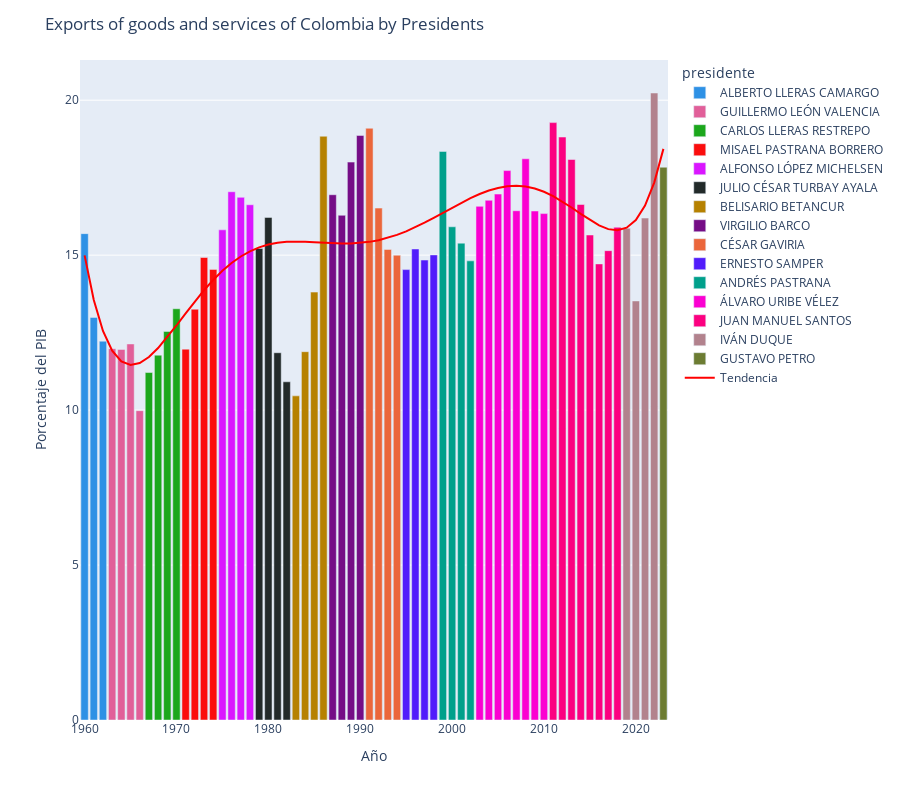

Source (notebook cell):
### Markdown cell above
## Exportations of Colombia by presidents

### Code cell
fig = px.bar(df_data,
             x='year',
             y='exports',
             color='presidente',
             color_discrete_sequence=color_sequence)

# Calcular la línea de tendencia
z = np.polyfit(df_data['year'], df_data['exports'], 8)
p = np.poly1d(z)

# Agregar la línea de tendencia al gráfico
fig.add_trace(go.Scatter(
    x=df_data['year'],
    y=p(df_data['year']),
    mode='lines',
    name='Tendencia',
    line=dict(color='red')
))

fig.update_layout(title='Exports of goods and services of Colombia by Presidents ',
                 xaxis_title='Año',
                 yaxis_title='Porcentaje del PIB',
                 height=height)

if kaggle:
    fig.show(renderer='iframe_connected')
else:
    fig.show()

### Figure 1 — Plotly figure (JSON) as saved in the notebook; plotly's stock layout.template omitted (floating-point values rounded to 4 significant figures)
{"data": [{"alignmentgroup": "True", "hovertemplate": "presidente=ALBERTO LLERAS CAMARGO<br>year=%{x}<br>exports=%{y}<extra></extra>", "legendgroup": "ALBERTO LLERAS CAMARGO", "marker": {"color": "#2E91E5", "pattern": {"shape": ""}}, "name": "ALBERTO LLERAS CAMARGO", "offsetgroup": "ALBERTO LLERAS CAMARGO", "orientation": "v", "showlegend": true, "textposition": "auto", "type": "bar", "x": [1960, 1961, 1962], "xaxis": "x", "y": [15.69, 12.99, 12.22], "yaxis": "y"}, {"alignmentgroup": "True", "hovertemplate": "presidente=GUILLERMO LEÓN VALENCIA<br>year=%{x}<br>exports=%{y}<extra></extra>", "legendgroup": "GUILLERMO LEÓN VALENCIA", "marker": {"color": "#E15F99", "pattern": {"shape": ""}}, "name": "GUILLERMO LEÓN VALENCIA", "offsetgroup": "GUILLERMO LEÓN VALENCIA", "orientation": "v", "showlegend": true, "textposition": "auto", "type": "bar", "x": [1963, 1964, 1965, 1966], "xaxis": "x", "y": [11.98, 11.96, 12.13, 9.982], "yaxis": "y"}, {"alignmentgroup": "True", "hovertemplate": "presidente=CARLOS LLERAS RESTREPO<br>year=%{x}<br>exports=%{y}<extra></extra>", "legendgroup": "CARLOS LLERAS RESTREPO", "marker": {"color": "#1CA71C", "pattern": {"shape": ""}}, "name": "CARLOS LLERAS RESTREPO", "offsetgroup": "CARLOS LLERAS RESTREPO", "orientation": "v", "showlegend": true, "textposition": "auto", "type": "bar", "x": [1967, 1968, 1969, 1970], "xaxis": "x", "y": [11.21, 11.77, 12.54, 13.27], "yaxis": "y"}, {"alignmentgroup": "True", "hovertemplate": "presidente=MISAEL PASTRANA BORRERO<br>year=%{x}<br>exports=%{y}<extra></extra>", "legendgroup": "MISAEL PASTRANA BORRERO", "marker": {"color": "#FB0D0D", "pattern": {"shape": ""}}, "name": "MISAEL PASTRANA BORRERO", "offsetgroup": "MISAEL PASTRANA BORRERO", "orientation": "v", "showlegend": true, "textposition": "auto", "type": "bar", "x": [1971, 1972, 1973, 1974], "xaxis": "x", "y": [11.97, 13.25, 14.92, 14.54], "yaxis": "y"}, {"alignmentgroup": "True", "hovertemplate": "presidente=ALFONSO LÓPEZ MICHELSEN<br>year=%{x}<br>exports=%{y}<extra></extra>", "legendgroup": "ALFONSO LÓPEZ MICHELSEN", "marker": {"color": "#DA16FF", "pattern": {"shape": ""}}, "name": "ALFONSO LÓPEZ MICHELSEN", "offsetgroup": "ALFONSO LÓPEZ MICHELSEN", "orientation": "v", "showlegend": true, "textposition": "auto", "type": "bar", "x": [1975, 1976, 1977, 1978], "xaxis": "x", "y": [15.82, 17.05, 16.87, 16.63], "yaxis": "y"}, {"alignmentgroup": "True", "hovertemplate": "presidente=JULIO CÉSAR TURBAY AYALA<br>year=%{x}<br>exports=%{y}<extra></extra>", "legendgroup": "JULIO CÉSAR TURBAY AYALA", "marker": {"color": "#222A2A", "pattern": {"shape": ""}}, "name": "JULIO CÉSAR TURBAY AYALA", "offsetgroup": "JULIO CÉSAR TURBAY AYALA", "orientation": "v", "showlegend": true, "textposition": "auto", "type": "bar", "x": [1979, 1980, 1981, 1982], "xaxis": "x", "y": [15.22, 16.22, 11.85, 10.91], "yaxis": "y"}, {"alignmentgroup": "True", "hovertemplate": "presidente=BELISARIO BETANCUR<br>year=%{x}<br>exports=%{y}<extra></extra>", "legendgroup": "BELISARIO BETANCUR", "marker": {"color": "#B68100", "pattern": {"shape": ""}}, "name": "BELISARIO BETANCUR", "offsetgroup": "BELISARIO BETANCUR", "orientation": "v", "showlegend": true, "textposition": "auto", "type": "bar", "x": [1983, 1984, 1985, 1986], "xaxis": "x", "y": [10.46, 11.88, 13.81, 18.84], "yaxis": "y"}, {"alignmentgroup": "True", "hovertemplate": "presidente=VIRGILIO BARCO<br>year=%{x}<br>exports=%{y}<extra></extra>", "legendgroup": "VIRGILIO BARCO", "marker": {"color": "#750D86", "pattern": {"shape": ""}}, "name": "VIRGILIO BARCO", "offsetgroup": "VIRGILIO BARCO", "orientation": "v", "showlegend": true, "textposition": "auto", "type": "bar", "x": [1987, 1988, 1989, 1990], "xaxis": "x", "y": [16.95, 16.29, 18.0, 18.86], "yaxis": "y"}, {"alignmentgroup": "True", "hovertemplate": "presidente=CÉSAR GAVIRIA<br>year=%{x}<br>exports=%{y}<extra></extra>", "legendgroup": "CÉSAR GAVIRIA", "marker": {"color": "#EB663B", "pattern": {"shape": ""}}, "name": "CÉSAR GAVIRIA", "offsetgroup": "CÉSAR GAVIRIA", "orientation": "v", "showlegend": true, "textposition": "auto", "type": "bar", "x": [1991, 1992, 1993, 1994], "xaxis": "x", "y": [19.09, 16.52, 15.18, 15.0], "yaxis": "y"}, {"alignmentgroup": "True", "hovertemplate": "presidente=ERNESTO SAMPER<br>year=%{x}<br>exports=%{y}<extra></extra>", "legendgroup": "ERNESTO SAMPER", "marker": {"color": "#511CFB", "pattern": {"shape": ""}}, "name": "ERNESTO SAMPER", "offsetgroup": "ERNESTO SAMPER", "orientation": "v", "showlegend": true, "textposition": "auto", "type": "bar", "x": [1995, 1996, 1997, 1998], "xaxis": "x", "y": [14.53, 15.2, 14.84, 15.01], "yaxis": "y"}, {"alignmentgroup": "True", "hovertemplate": "presidente=ANDRÉS PASTRANA<br>year=%{x}<br>exports=%{y}<extra></extra>", "legendgroup": "ANDRÉS PASTRANA", "marker": {"color": "#00A08B", "pattern": {"shape": ""}}, "name": "ANDRÉS PASTRANA", "offsetgroup": "ANDRÉS PASTRANA", "orientation": "v", "showlegend": true, "textposition": "auto", "type": "bar", "x": [1999, 2000, 2001, 2002], "xaxis": "x", "y": [18.35, 15.92, 15.39, 14.82], "yaxis": "y"}, {"alignmentgroup": "True", "hovertemplate": "presidente=ÁLVARO URIBE VÉLEZ<br>year=%{x}<br>exports=%{y}<extra></extra>", "legendgroup": "ÁLVARO URIBE VÉLEZ", "marker": {"color": "#FB00D1", "pattern": {"shape": ""}}, "name": "ÁLVARO URIBE VÉLEZ", "offsetgroup": "ÁLVARO URIBE VÉLEZ", "orientation": "v", "showlegend": true, "textposition": "auto", "type": "bar", "x": [2003, 2004, 2005, 2006, 2007, 2008, 2009, 2010], "xaxis": "x", "y": [16.58, 16.77, 16.97, 17.73, 16.43, 18.11, 16.42, 16.34], "yaxis": "y"}, {"alignmentgroup": "True", "hovertemplate": "presidente=JUAN MANUEL SANTOS<br>year=%{x}<br>exports=%{y}<extra></extra>", "legendgroup": "JUAN MANUEL SANTOS", "marker": {"color": "#FC0080", "pattern": {"shape": ""}}, "name": "JUAN MANUEL SANTOS", "offsetgroup": "JUAN MANUEL SANTOS", "orientation": "v", "showlegend": true, "textposition": "auto", "type": "bar", "x": [2011, 2012, 2013, 2014, 2015, 2016, 2017, 2018], "xaxis": "x", "y": [19.28, 18.81, 18.09, 16.63, 15.65, 14.72, 15.15, 15.9], "yaxis": "y"}, {"alignmentgroup": "True", "hovertemplate": "presidente=IVÁN DUQUE<br>year=%{x}<br>exports=%{y}<extra></extra>", "legendgroup": "IVÁN DUQUE", "marker": {"color": "#B2828D", "pattern": {"shape": ""}}, "name": "IVÁN DUQUE", "offsetgroup": "IVÁN DUQUE", "orientation": "v", "showlegend": true, "textposition": "auto", "type": "bar", "x": [2019, 2020, 2021, 2022], "xaxis": "x", "y": [15.87, 13.52, 16.2, 20.23], "yaxis": "y"}, {"alignmentgroup": "True", "hovertemplate": "presidente=GUSTAVO PETRO<br>year=%{x}<br>exports=%{y}<extra></extra>", "legendgroup": "GUSTAVO PETRO", "marker": {"color": "#6C7C32", "pattern": {"shape": ""}}, "name": "GUSTAVO PETRO", "offsetgroup": "GUSTAVO PETRO", "orientation": "v", "showlegend": true, "textposition": "auto", "type": "bar", "x": [2023], "xaxis": "x", "y": [17.84], "yaxis": "y"}, {"line": {"color": "red"}, "mode": "lines", "name": "Tendencia", "type": "scatter", "x": [1960, 1961, 1962, 1963, 1964, 1965, 1966, 1967, 1968, 1969, 1970, 1971, 1972, 1973, 1974, 1975, 1976, 1977, 1978, 1979, 1980, 1981, 1982, 1983, 1984, 1985, 1986, 1987, 1988, 1989, 1990, 1991, 1992, 1993, 1994, 1995, 1996, 1997, 1998, 1999, 2000, 2001, 2002, 2003, 2004, 2005, 2006, 2007, 2008, 2009, 2010, 2011, 2012, 2013, 2014, 2015, 2016, 2017, 2018, 2019, 2020, 2021, 2022, 2023], "y": [14.99, 13.55, 12.55, 11.92, 11.57, 11.45, 11.52, 11.71, 12.0, 12.35, 12.73, 13.12, 13.51, 13.87, 14.2, 14.49, 14.75, 14.96, 15.12, 15.25, 15.34, 15.4, 15.43, 15.44, 15.43, 15.42, 15.4, 15.38, 15.37, 15.38, 15.39, 15.43, 15.48, 15.56, 15.65, 15.77, 15.9, 16.05, 16.2, 16.37, 16.53, 16.69, 16.84, 16.97, 17.08, 17.17, 17.22, 17.24, 17.21, 17.15, 17.04, 16.9, 16.73, 16.54, 16.33, 16.13, 15.96, 15.84, 15.8, 15.89, 16.13, 16.6, 17.34, 18.43]}], "layout": {"barmode": "relative", "height": 800, "legend": {"title": {"text": "presidente"}, "tracegroupgap": 0}, "margin": {"t": 60}, "title": {"text": "Exports of goods and services of Colombia by Presidents "}, "xaxis": {"anchor": "y", "domain": [0, 1], "title": {"text": "Año"}}, "yaxis": {"anchor": "x", "domain": [0, 1], "title": {"text": "Porcentaje del PIB"}}}}
